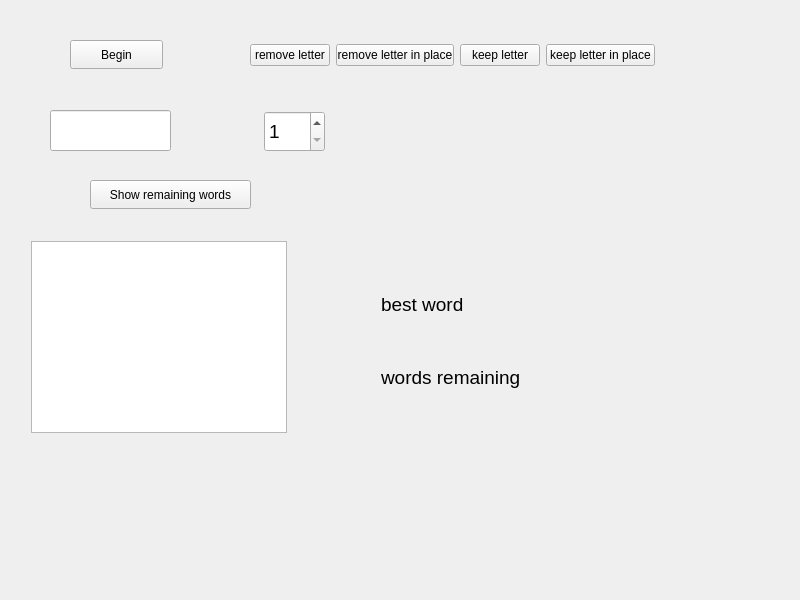
<?xml version="1.0" encoding="UTF-8"?>
<ui version="4.0">
 <class>Widget</class>
 <widget class="QWidget" name="Widget">
  <property name="geometry">
   <rect>
    <x>0</x>
    <y>0</y>
    <width>800</width>
    <height>600</height>
   </rect>
  </property>
  <property name="windowTitle">
   <string>Widget</string>
  </property>
  <widget class="QWidget" name="layoutWidget">
   <property name="geometry">
    <rect>
     <x>250</x>
     <y>30</y>
     <width>405</width>
     <height>51</height>
    </rect>
   </property>
   <layout class="QHBoxLayout" name="horizontalLayout">
    <item>
     <widget class="QPushButton" name="rButton">
      <property name="text">
       <string>remove letter</string>
      </property>
     </widget>
    </item>
    <item>
     <widget class="QPushButton" name="sButton">
      <property name="text">
       <string>remove letter in place</string>
      </property>
     </widget>
    </item>
    <item>
     <widget class="QPushButton" name="kButton">
      <property name="text">
       <string>keep letter</string>
      </property>
     </widget>
    </item>
    <item>
     <widget class="QPushButton" name="pButton">
      <property name="text">
       <string>keep letter in place</string>
      </property>
     </widget>
    </item>
   </layout>
  </widget>
  <widget class="QLineEdit" name="letterLineEdit">
   <property name="geometry">
    <rect>
     <x>50</x>
     <y>110</y>
     <width>121</width>
     <height>41</height>
    </rect>
   </property>
   <property name="font">
    <font>
     <pointsize>14</pointsize>
    </font>
   </property>
  </widget>
  <widget class="QPushButton" name="startButton">
   <property name="geometry">
    <rect>
     <x>70</x>
     <y>40</y>
     <width>93</width>
     <height>29</height>
    </rect>
   </property>
   <property name="text">
    <string>Begin</string>
   </property>
  </widget>
  <widget class="QListView" name="remainingWordsListView">
   <property name="geometry">
    <rect>
     <x>31</x>
     <y>241</y>
     <width>256</width>
     <height>192</height>
    </rect>
   </property>
  </widget>
  <widget class="QPushButton" name="displayRemWordsButton">
   <property name="geometry">
    <rect>
     <x>90</x>
     <y>180</y>
     <width>161</width>
     <height>29</height>
    </rect>
   </property>
   <property name="text">
    <string>Show remaining words</string>
   </property>
  </widget>
  <widget class="QSpinBox" name="placementSpinBox">
   <property name="geometry">
    <rect>
     <x>264</x>
     <y>111</y>
     <width>61</width>
     <height>41</height>
    </rect>
   </property>
   <property name="font">
    <font>
     <pointsize>14</pointsize>
    </font>
   </property>
   <property name="minimum">
    <number>1</number>
   </property>
   <property name="maximum">
    <number>5</number>
   </property>
  </widget>
  <widget class="QWidget" name="">
   <property name="geometry">
    <rect>
     <x>381</x>
     <y>270</y>
     <width>291</width>
     <height>141</height>
    </rect>
   </property>
   <layout class="QVBoxLayout" name="verticalLayout">
    <item>
     <widget class="QLabel" name="numWordsRemainingLabel">
      <property name="font">
       <font>
        <pointsize>14</pointsize>
       </font>
      </property>
      <property name="text">
       <string>best word</string>
      </property>
      <property name="wordWrap">
       <bool>true</bool>
      </property>
     </widget>
    </item>
    <item>
     <widget class="QLabel" name="bestWordLabel">
      <property name="font">
       <font>
        <pointsize>14</pointsize>
       </font>
      </property>
      <property name="text">
       <string>words remaining</string>
      </property>
     </widget>
    </item>
   </layout>
  </widget>
 </widget>
 <resources/>
 <connections/>
</ui>
